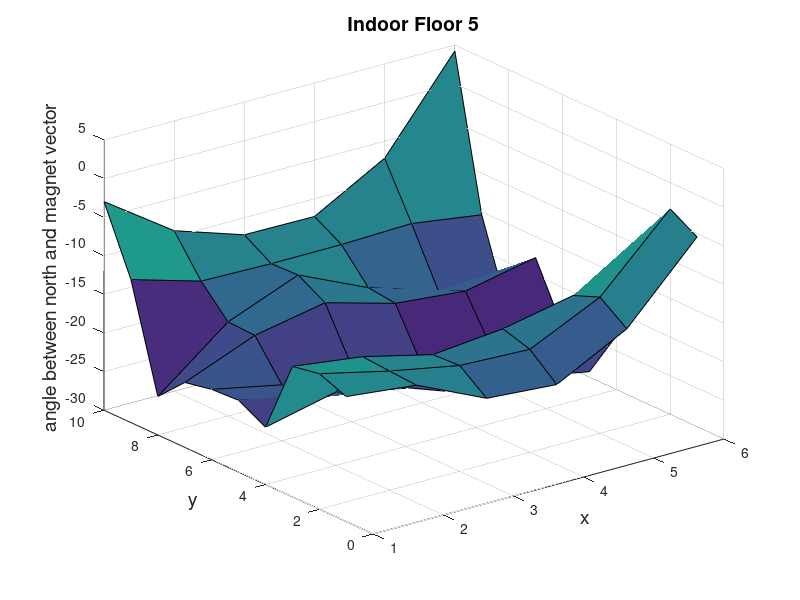
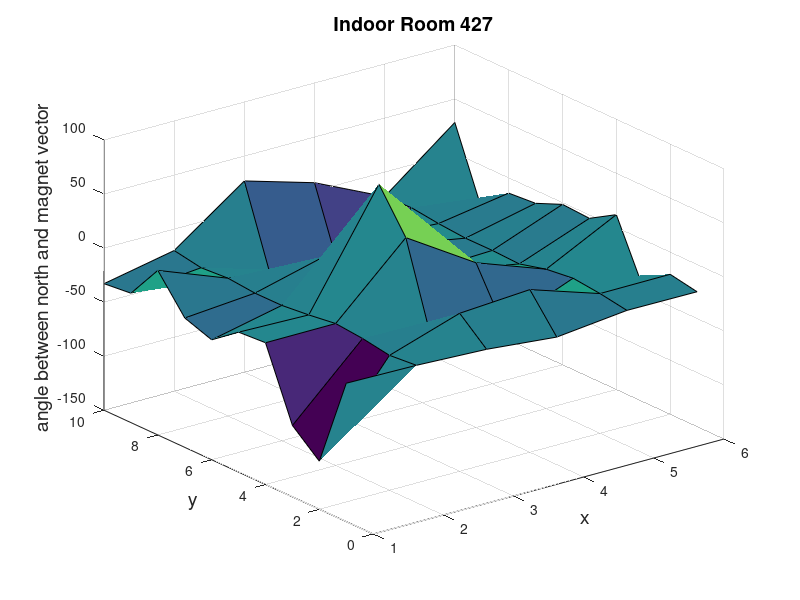

MATLAB code for these plots, in order:
SourceData=importdata('MagTestIndoorFloor.csv');

x = SourceData(:,2)
y = SourceData(:,1)
z = SourceData(:,3)
[X,Y] = meshgrid(1:6,1:10)
Z = griddata(x,y,z,X,Y)
figure(1)
surf(X,Y,Z)
xlabel('x','FontSize',14);
ylabel('y','FontSize',14);
zlabel('angle between north and magnet vector','FontSize',14);
title('Indoor Floor 5','FontSize',14);


SourceData=importdata('MagTestIndoor427.csv');
x = SourceData(:,1)
y = SourceData(:,2)
z = SourceData(:,3)
[X,Y] = meshgrid(1:6,1:10)
Z = griddata(x,y,z,X,Y)
figure(2)
surf(X,Y,Z)
xlabel('x','FontSize',14);
ylabel('y','FontSize',14);
zlabel('angle between north and magnet vector','FontSize',14);
title('Indoor Room 427','FontSize',14);
